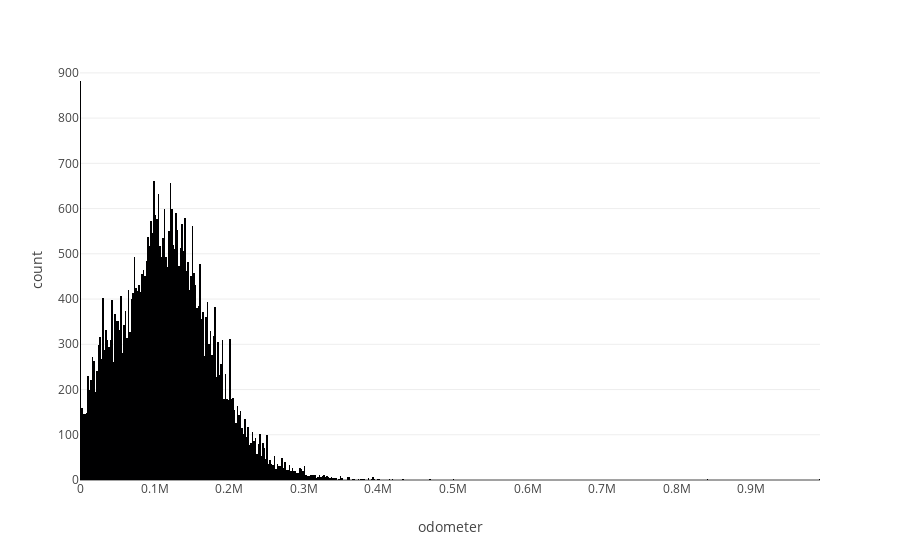

The notebook cell this image was saved under:
### Code cell
car_data = pd.read_csv('../vehicles_us.csv') # leer los datos
fig = px.histogram(car_data, x="odometer") # crear un histograma
fig.show() # crear gráfico de dispersión

### Figure 1 — Plotly figure (JSON) as saved in the notebook; plotly's stock layout.template omitted (floating-point values rounded to 4 significant figures; data arrays with more than 128 entries replaced by an {"elided": "..."} marker saying what was removed)
{"data": [{"alignmentgroup": "True", "bingroup": "x", "hovertemplate": "odometer=%{x}<br>count=%{y}<extra></extra>", "legendgroup": "", "marker": {"color": "#000001", "pattern": {"shape": ""}}, "name": "", "offsetgroup": "", "orientation": "v", "showlegend": false, "type": "histogram", "x": {"elided": "51525 int values"}, "xaxis": "x", "yaxis": "y"}], "layout": {"barmode": "relative", "legend": {"tracegroupgap": 0}, "margin": {"t": 60}, "xaxis": {"anchor": "y", "domain": [0, 1], "title": {"text": "odometer"}}, "yaxis": {"anchor": "x", "domain": [0, 1], "title": {"text": "count"}}}}
